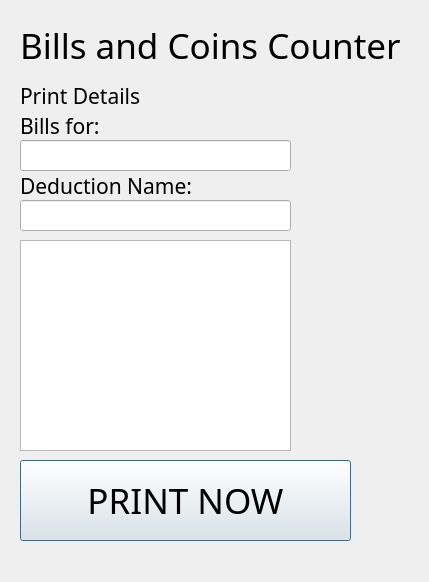
<?xml version="1.0" encoding="UTF-8"?>
<ui version="4.0">
 <class>Dialog</class>
 <widget class="QDialog" name="Dialog">
  <property name="geometry">
   <rect>
    <x>0</x>
    <y>0</y>
    <width>429</width>
    <height>582</height>
   </rect>
  </property>
  <property name="windowTitle">
   <string>Dialog</string>
  </property>
  <widget class="QLabel" name="label">
   <property name="geometry">
    <rect>
     <x>20</x>
     <y>80</y>
     <width>141</width>
     <height>31</height>
    </rect>
   </property>
   <property name="font">
    <font>
     <family>Arial Rounded MT Bold</family>
     <pointsize>16</pointsize>
    </font>
   </property>
   <property name="text">
    <string>Print Details</string>
   </property>
  </widget>
  <widget class="QPushButton" name="pushButton">
   <property name="geometry">
    <rect>
     <x>20</x>
     <y>460</y>
     <width>331</width>
     <height>81</height>
    </rect>
   </property>
   <property name="font">
    <font>
     <family>Arial Rounded MT Bold</family>
     <pointsize>26</pointsize>
    </font>
   </property>
   <property name="text">
    <string>PRINT NOW</string>
   </property>
  </widget>
  <widget class="QLabel" name="label_2">
   <property name="geometry">
    <rect>
     <x>20</x>
     <y>20</y>
     <width>401</width>
     <height>51</height>
    </rect>
   </property>
   <property name="font">
    <font>
     <family>Arial Rounded MT Bold</family>
     <pointsize>26</pointsize>
    </font>
   </property>
   <property name="text">
    <string>Bills and Coins Counter</string>
   </property>
  </widget>
  <widget class="QLabel" name="label_3">
   <property name="geometry">
    <rect>
     <x>20</x>
     <y>110</y>
     <width>111</width>
     <height>31</height>
    </rect>
   </property>
   <property name="font">
    <font>
     <family>Arial Rounded MT Bold</family>
     <pointsize>16</pointsize>
    </font>
   </property>
   <property name="text">
    <string>Bills for:</string>
   </property>
  </widget>
  <widget class="QLineEdit" name="billfor">
   <property name="geometry">
    <rect>
     <x>20</x>
     <y>140</y>
     <width>271</width>
     <height>31</height>
    </rect>
   </property>
  </widget>
  <widget class="QLabel" name="label_4">
   <property name="geometry">
    <rect>
     <x>20</x>
     <y>170</y>
     <width>221</width>
     <height>31</height>
    </rect>
   </property>
   <property name="font">
    <font>
     <family>Arial Rounded MT Bold</family>
     <pointsize>16</pointsize>
    </font>
   </property>
   <property name="text">
    <string>Deduction Name:</string>
   </property>
  </widget>
  <widget class="QLineEdit" name="deductionName">
   <property name="geometry">
    <rect>
     <x>20</x>
     <y>200</y>
     <width>271</width>
     <height>31</height>
    </rect>
   </property>
  </widget>
  <widget class="QPlainTextEdit" name="data">
   <property name="geometry">
    <rect>
     <x>20</x>
     <y>240</y>
     <width>271</width>
     <height>211</height>
    </rect>
   </property>
   <property name="readOnly">
    <bool>true</bool>
   </property>
  </widget>
 </widget>
 <resources/>
 <connections/>
</ui>
